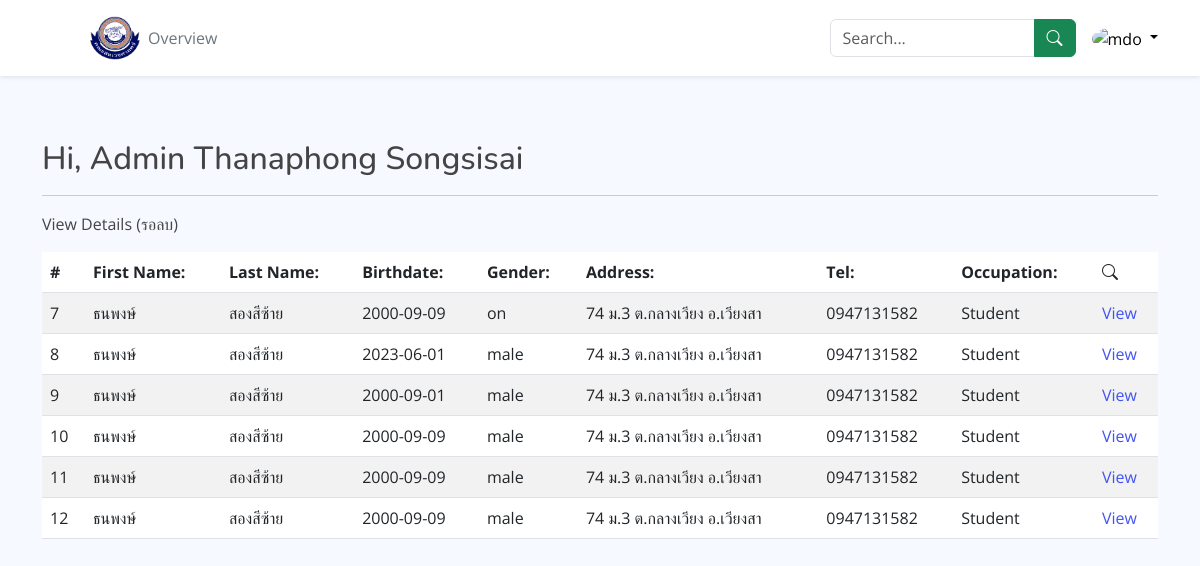
Screenshot of /test/admin.php with the database file from the repository.
### tables this page shows
CREATE TABLE `personal_information` (
  `pi_id` int(11) NOT NULL,
  `pi_firstname` varchar(255) NOT NULL,
  `pi_lastname` varchar(255) NOT NULL,
  `pi_birthdate` varchar(255) NOT NULL,
  `pi_gender` varchar(255) NOT NULL,
  `pi_address` varchar(255) NOT NULL,
  `pi_tel` varchar(255) NOT NULL,
  `pi_occupation` varchar(255) NOT NULL,
  `pi_created_date` timestamp NOT NULL DEFAULT current_timestamp()
);

### test/admin.php (the view, shortened to what this page needs)
<?php
require_once("process/config.php");
?>
<!DOCTYPE html>
<html lang="en">
  <head>
    <link href="assets/vendor/bootstrap/css/bootstrap.min.css" rel="stylesheet" />
    <link href="assets/vendor/bootstrap-icons/bootstrap-icons.css" rel="stylesheet" />
    <link href="assets/vendor/boxicons/css/boxicons.min.css" rel="stylesheet" />
    <link rel="stylesheet" href="assets/css/admin.css" />
  </head>
  <body>
    <header class="p-3 mb-3 bg-white shadow-sm">
      <div class="container">
        <div class="d-flex flex-wrap align-items-center justify-content-center justify-content-lg-start">
          <a href="index.php" class="d-flex align-items-center mb-2 mb-lg-0 link-body-emphasis text-decoration-none">
            <svg class="bi me-2" width="40" height="32" role="img" aria-label="Bootstrap">
              <use xlink:href="#bootstrap"></use>
            </svg>
            <img src="assets/img/logo.png" width="50" alt="">
          </a>
          <ul class="nav col-12 col-lg-auto me-lg-auto mb-2 justify-content-center mb-md-0">
            <li><a href="#" class="nav-link px-2 link-secondary">Overview</a></li>
          </ul>
          <form class="col-12 col-lg-auto mb-3 mb-lg-0 me-lg-3" role="search">
            <div class="input-group">
              <input type="search" class="form-control" placeholder="Search..." aria-label="Search" />
              <button type="submit" class="input-group-text btn btn-success"><i class="bi bi-search"></i></button>
            </div>
          </form>
          <div class="dropdown text-end">
            <a
              href="#"
              class="d-block link-body-emphasis text-decoration-none dropdown-toggle"
              data-bs-toggle="dropdown"
              aria-expanded="false"
            >
              <img src="https://github.com/mdo.png" alt="mdo" width="32" height="32" class="rounded-circle" />
            </a>
          </div>
        </div>
      </div>
    </header>
    <section class="container pt-md-5">
      <h2 class="">Hi, Admin Thanaphong Songsisai</h2>
      <hr>
      <div class="row">
        <p>View Details (รอลบ)</p>
      </div>
      <div class="table-responsive">
        <table class="table table-striped">
          <thead>
            <tr>
              <th>#</th>
              <th>First Name:</th>
              <th>Last Name:</th>
              <th>Birthdate:</th>
              <th>Gender:</th>
              <th>Address:</th>
              <th>Tel:</th>
              <th>Occupation:</th>
              <th><i class="bi bi-search"></i></th>
            </tr>
          </thead>
          <tbody>
            <?php
              $select_stmt = $db->prepare("SELECT * FROM personal_information");
              $select_stmt->execute();
              while ($row = $select_stmt->fetch(PDO::FETCH_ASSOC)) {
            ?>
            <tr>
              <td><?php echo $row["pi_id"]; ?></td>
              <td><?php echo $row["pi_firstname"]; ?></td>
              <td><?php echo $row["pi_lastname"]; ?></td>
              <td><?php echo $row["pi_birthdate"]; ?></td>
              <td><?php echo $row["pi_gender"]; ?></td>
              <td><?php echo $row["pi_address"]; ?></td>
              <td><?php echo $row["pi_tel"]; ?></td>
              <td><?php echo $row["pi_occupation"]; ?></td>
              <td><a href="details.html">View</a></td>
            </tr>
            <?php } ?>
          </tbody>
        </table>
      </div>
    </section>
  </body>
</html>

### test/assets/css/admin.css (style rules this page uses)
:root { scroll-behavior: smooth; }
body { font-family: "Open Sans", sans-serif; background: #f6f9ff; color: #444444; }
a { color: #4154f1; text-decoration: none; }
h1, h2, h3, h4, h5, h6 { font-family: "Nunito", sans-serif; }

### rows the page displays
personal_information: pi_id "7", pi_firstname "ธนพงษ์", pi_lastname "สองสีซ้าย", pi_birthdate "2000-09-09", pi_gender "on", pi_address "74 ม.3 ต.กลางเวียง อ.เวียงสา", pi_tel "0947131582", pi_occupation "Student"
personal_information: pi_id "8", pi_firstname "ธนพงษ์", pi_lastname "สองสีซ้าย", pi_birthdate "2023-06-01", pi_gender "male", pi_address "74 ม.3 ต.กลางเวียง อ.เวียงสา", pi_tel "0947131582", pi_occupation "Student"
personal_information: pi_id "9", pi_firstname "ธนพงษ์", pi_lastname "สองสีซ้าย", pi_birthdate "2000-09-01", pi_gender "male", pi_address "74 ม.3 ต.กลางเวียง อ.เวียงสา", pi_tel "0947131582", pi_occupation "Student"
personal_information: pi_id "10", pi_firstname "ธนพงษ์", pi_lastname "สองสีซ้าย", pi_birthdate "2000-09-09", pi_gender "male", pi_address "74 ม.3 ต.กลางเวียง อ.เวียงสา", pi_tel "0947131582", pi_occupation "Student"
personal_information: pi_id "11", pi_firstname "ธนพงษ์", pi_lastname "สองสีซ้าย", pi_birthdate "2000-09-09", pi_gender "male", pi_address "74 ม.3 ต.กลางเวียง อ.เวียงสา", pi_tel "0947131582", pi_occupation "Student"
personal_information: pi_id "12", pi_firstname "ธนพงษ์", pi_lastname "สองสีซ้าย", pi_birthdate "2000-09-09", pi_gender "male", pi_address "74 ม.3 ต.กลางเวียง อ.เวียงสา", pi_tel "0947131582", pi_occupation "Student"
